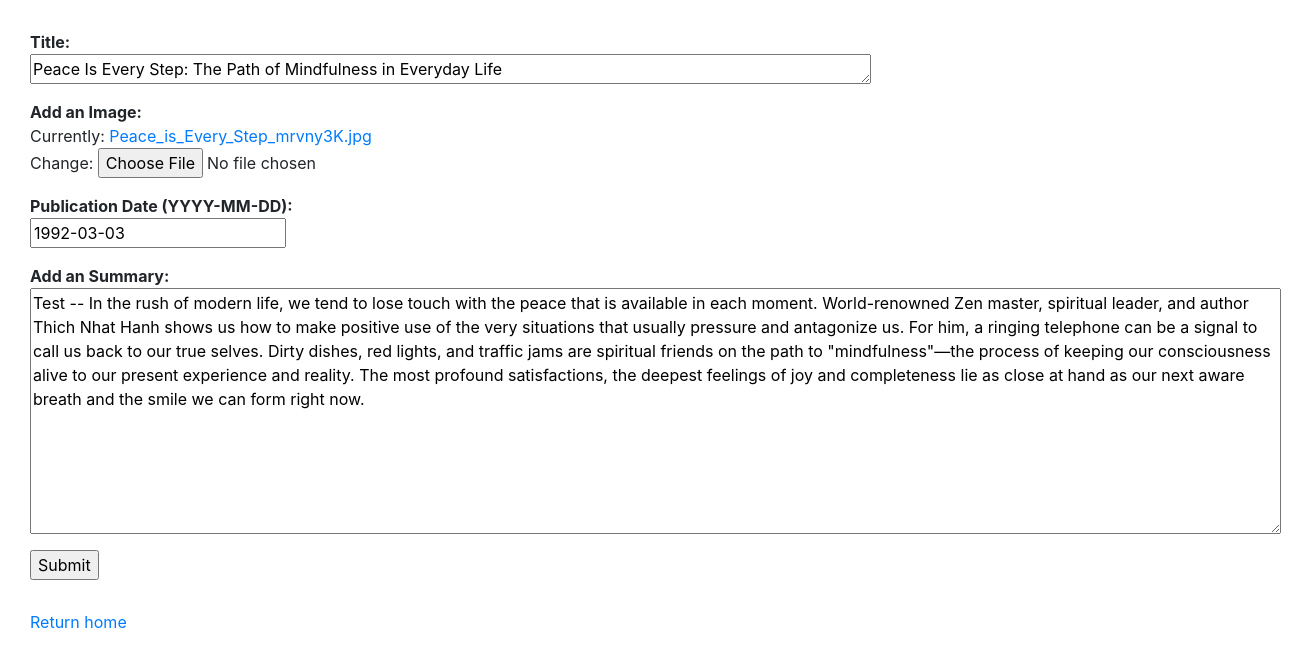
Screenshot of /update/1 with the database file from the repository.
### books/models.py (models this page shows, shortened)
class Book(models.Model):
    image = models.ImageField(upload_to='')
    name = models.CharField(max_length=300, default='')
    summary = models.TextField(blank=False, null=False)
    publication_date = models.DateField(default='1900-01-01')

### books/views.py (the view, shortened to what this page needs)
# urls.py: path('update/<int:book_id>', books.views.UpdateBookClass.as_view(), name='update'),
class UpdateBookClass(TemplateView):
    template_name = 'add_book.html'
    def get_context_data(self, **kwargs):
        context = super().get_context_data(**kwargs)
        book_id = kwargs.get('book_id')
        review = Review.objects.filter(title_id=book_id)
        book = Book.objects.get(id=book_id)
        context['book'] = book
        context['review'] = review
        context['form'] = MyAddBookForm(instance=book)
        return context

### books/forms.py
class MyAddBookForm(AddBookForm):
    class Meta:
        model = Book
        fields = '__all__'
    name = forms.CharField(
                    max_length=300,
                    widget=forms.Textarea(
                        attrs={
                            "rows":1,
                            "cols":80
                        }
                    )
                    )
    image = forms.ImageField()
    summary = forms.CharField(
                    required=False,
                    widget=forms.Textarea(
                        attrs={
                            "rows":10,
                            "cols":120
                        }
                    )
    )
    publication_date = forms.DateField()

### books/templates/add_book.html (shortened to what this page needs)
<head>
  <link rel="stylesheet" href="https://cdn.jsdelivr.net/npm/bootstrap@4.5.3/dist/css/bootstrap.min.css">
<div>
<form action="" enctype="multipart/form-data" method="POST">
    <strong>Title: </strong> <p>{{form.name}} </p>
    <strong>Add an Image: </strong><p>{{form.image}} </p>
    <strong>Publication Date (YYYY-MM-DD): </strong><p>{{form.publication_date}}</p>
    <strong>Add an Summary: </strong><p>{{form.summary}}</p>
    <input type="submit" name="Submit">
</form>
</div>
<div>
    <p><a href="{% url 'home' %}" >Return home</a></p>
</div>

### books/templates/add_book.html (style rules this page uses)
div { margin: 30px }

### rows the page displays
Book: name "Peace Is Every Step: The Path of Mindfulness in Everyday Life", publication_date "1992-03-03", summary "Test -- In the rush of modern life, we tend to lose touch with the peace that is available in each moment. World-renowned Zen master, spiritual leader, and author Thich Nhat Hanh shows us how to make positive use of the very situations that usually pressure and antagonize us. For him, a ringing telephone can be a signal to call us back to our true selves. Dirty dishes, red lights, and traffic jams are spiritual friends on the path to \"mindfulness\"—the process of keeping our consciousness alive to our present experience and reality. The most profound satisfactions, the deepest feelings of joy and completeness lie as close at hand as our next aware breath and the smile we can form right now."
